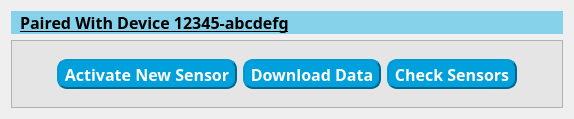
                <widget class="QWidget" name="syncWithDevicePage">
                 <layout class="QVBoxLayout" name="verticalLayout_12">
                  <item>
                   <widget class="QLabel" name="label_7">
                    <property name="maximumSize">
                     <size>
                      <width>16777215</width>
                      <height>30</height>
                     </size>
                    </property>
                    <property name="font">
                     <font>
                      <family>Yu Gothic UI Semibold</family>
                      <pointsize>12</pointsize>
                      <bold>true</bold>
                      <underline>true</underline>
                     </font>
                    </property>
                    <property name="styleSheet">
                     <string notr="true">background-color:rgb(134, 210, 235);
color: black;
</string>
                    </property>
                    <property name="frameShape">
                     <enum>QFrame::NoFrame</enum>
                    </property>
                    <property name="frameShadow">
                     <enum>QFrame::Plain</enum>
                    </property>
                    <property name="lineWidth">
                     <number>1</number>
                    </property>
                    <property name="text">
                     <string>Paired With Device 12345-abcdefg</string>
                    </property>
                    <property name="alignment">
                     <set>Qt::AlignLeading|Qt::AlignLeft|Qt::AlignVCenter</set>
                    </property>
                    <property name="margin">
                     <number>0</number>
                    </property>
                    <property name="indent">
                     <number>9</number>
                    </property>
                    <property name="openExternalLinks">
                     <bool>false</bool>
                    </property>
                   </widget>
                  </item>
                  <item>
                   <widget class="QWidget" name="widget_8" native="true">
                    <layout class="QHBoxLayout" name="horizontalLayout_10" stretch="0">
                     <property name="spacing">
                      <number>0</number>
                     </property>
                     <property name="sizeConstraint">
                      <enum>QLayout::SetDefaultConstraint</enum>
                     </property>
                     <property name="leftMargin">
                      <number>0</number>
                     </property>
                     <property name="topMargin">
                      <number>0</number>
                     </property>
                     <property name="rightMargin">
                      <number>0</number>
                     </property>
                     <property name="bottomMargin">
                      <number>0</number>
                     </property>
                     <item>
                      <widget class="QFrame" name="frame">
                       <property name="styleSheet">
                        <string notr="true">background-color:rgb(229, 229, 229);</string>
                       </property>
                       <property name="frameShape">
                        <enum>QFrame::StyledPanel</enum>
                       </property>
                       <property name="frameShadow">
                        <enum>QFrame::Raised</enum>
                       </property>
                       <layout class="QHBoxLayout" name="horizontalLayout_15">
                        <item>
                         <spacer name="horizontalSpacer_3">
                          <property name="orientation">
                           <enum>Qt::Horizontal</enum>
                          </property>
                          <property name="sizeHint" stdset="0">
                           <size>
                            <width>27</width>
                            <height>20</height>
                           </size>
                          </property>
                         </spacer>
                        </item>
                        <item>
                         <widget class="QWidget" name="widget" native="true">
                          <layout class="QHBoxLayout" name="horizontalLayout_16">
                           <item>
                            <widget class="QToolButton" name="toolButton_3">
                             <property name="sizePolicy">
                              <sizepolicy hsizetype="Fixed" vsizetype="Fixed">
                               <horstretch>16</horstretch>
                               <verstretch>12</verstretch>
                              </sizepolicy>
                             </property>
                             <property name="font">
                              <font>
                               <family>Segoe UI Variable Display Semib</family>
                               <pointsize>12</pointsize>
                               <bold>true</bold>
                              </font>
                             </property>
                             <property name="styleSheet">
                              <string notr="true">QToolButton{
background-color:rgb(0, 160, 220);
color: white;
border:2px;
border-style: outset;
border-color:rgb(0, 103, 140);
border-radius: 10px;
}

QToolButton:pressed{
background-color:rgb(0, 103, 140);
border-color:rgb(0, 95, 130);
}</string>
                             </property>
                             <property name="text">
                              <string>Activate New Sensor</string>
                             </property>
                            </widget>
                           </item>
                           <item>
                            <widget class="QToolButton" name="toolButton">
                             <property name="enabled">
                              <bool>true</bool>
                             </property>
                             <property name="sizePolicy">
                              <sizepolicy hsizetype="Fixed" vsizetype="Fixed">
                               <horstretch>0</horstretch>
                               <verstretch>0</verstretch>
                              </sizepolicy>
                             </property>
                             <property name="baseSize">
                              <size>
                               <width>0</width>
                               <height>0</height>
                              </size>
                             </property>
                             <property name="font">
                              <font>
                               <family>Segoe UI Variable Display Semib</family>
                               <pointsize>12</pointsize>
                               <bold>true</bold>
                              </font>
                             </property>
                             <property name="styleSheet">
                              <string notr="true">QToolButton{
background-color:rgb(0, 160, 220);
color: white;
border:2px;
border-style: outset;
border-color:rgb(0, 103, 140);
border-radius: 10px;
}

QToolButton:pressed{
background-color:rgb(0, 103, 140);
border-color:rgb(0, 95, 130);
}</string>
                             </property>
                             <property name="text">
                              <string>Download Data</string>
                             </property>
                            </widget>
                           </item>
                           <item>
                            <widget class="QToolButton" name="toolButton_2">
                             <property name="font">
                              <font>
                               <family>Segoe UI Variable Display Semib</family>
                               <pointsize>12</pointsize>
                               <bold>true</bold>
                              </font>
                             </property>
                             <property name="styleSheet">
                              <string notr="true">QToolButton{
background-color:rgb(0, 160, 220);
color: white;
border:2px;
border-style: outset;
border-color:rgb(0, 103, 140);
border-radius: 10px;
}

QToolButton:pressed{
background-color:rgb(0, 103, 140);
border-color:rgb(0, 95, 130);
}</string>
                             </property>
                             <property name="text">
                              <string>Check Sensors</string>
                             </property>
                            </widget>
                           </item>
                          </layout>
                         </widget>
                        </item>
                        <item>
                         <spacer name="horizontalSpacer_4">
                          <property name="orientation">
                           <enum>Qt::Horizontal</enum>
                          </property>
                          <property name="sizeHint" stdset="0">
                           <size>
                            <width>27</width>
                            <height>20</height>
                           </size>
                          </property>
                         </spacer>
                        </item>
                       </layout>
                      </widget>
                     </item>
                    </layout>
                   </widget>
                  </item>
                 </layout>
                </widget>
